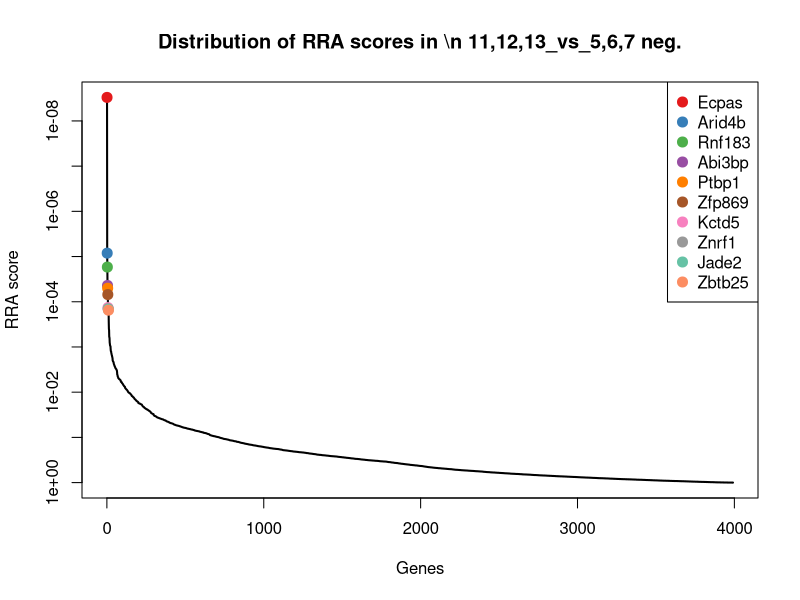
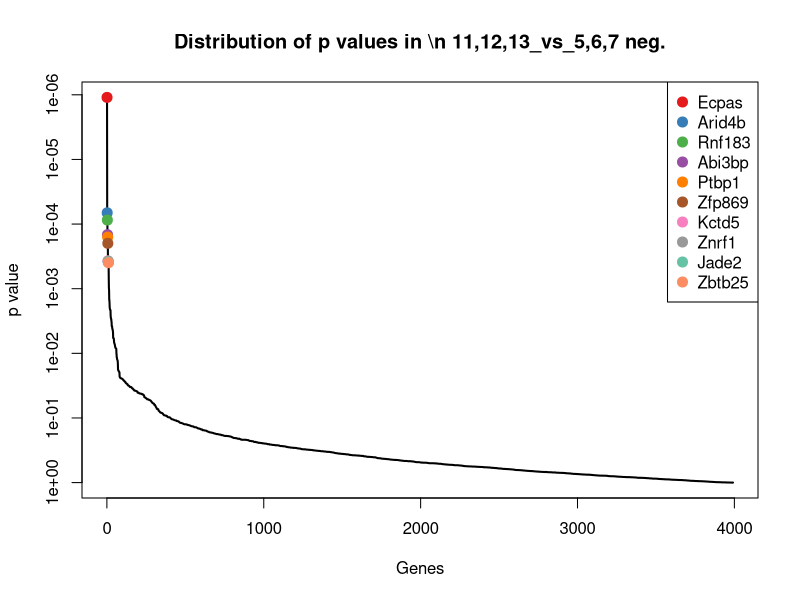
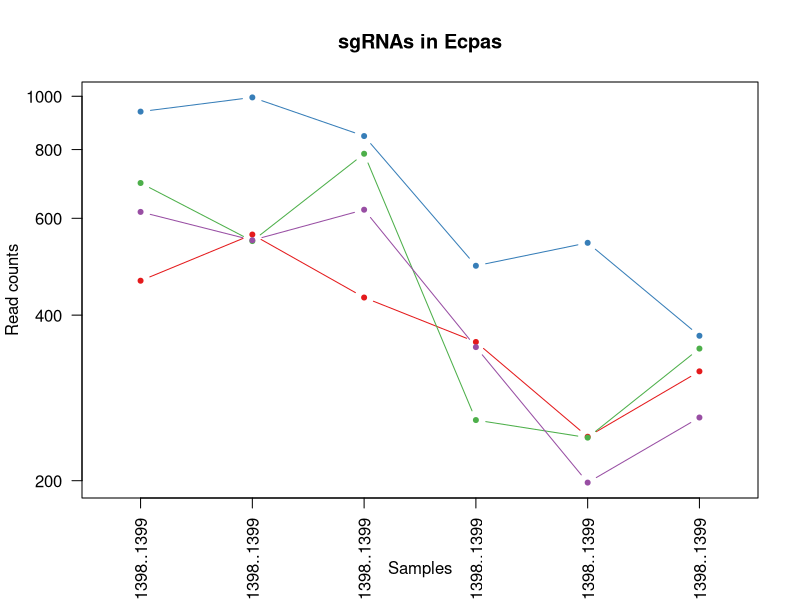
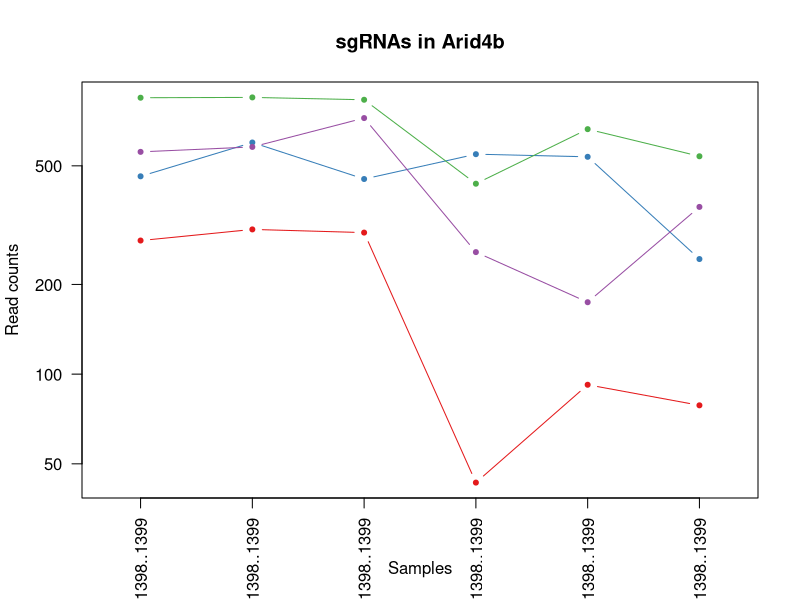
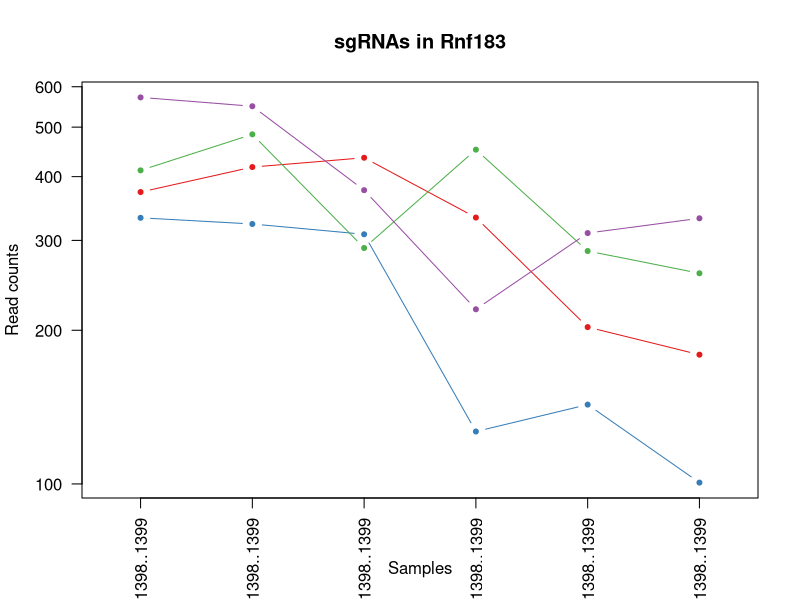
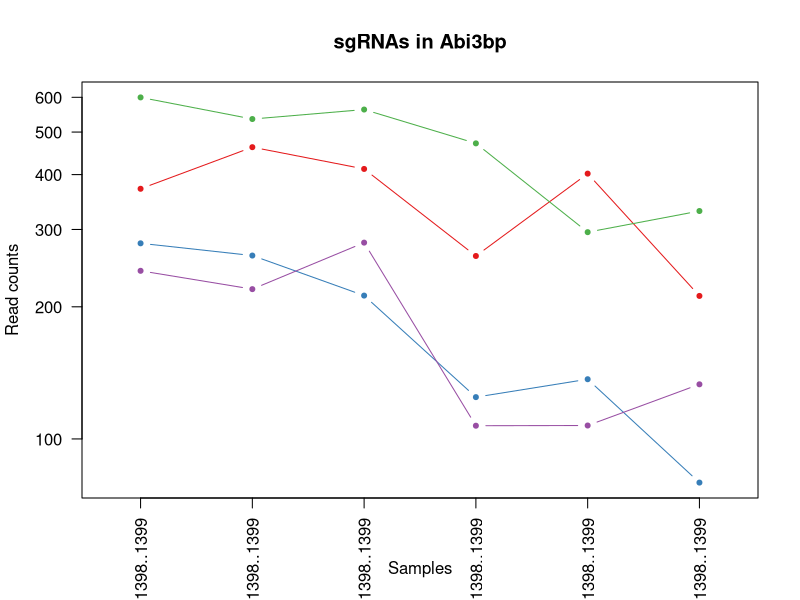
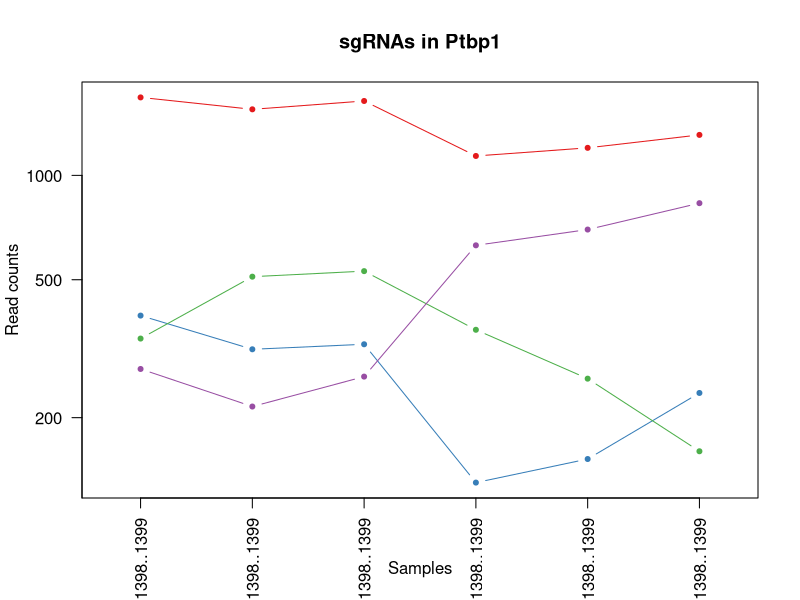
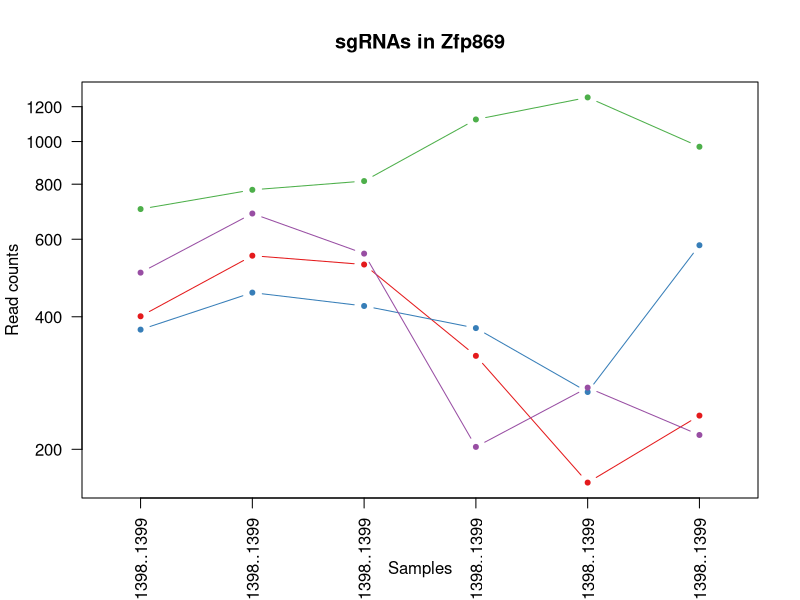

These figures' R source, in order: (Note: this script raises an error after producing the figures.)
pdf(file='invitro.poolC_mCD19.CAR_ET.1.2_v_hEGFRv3.CAR_ET.1.2.pdf',width=4.5,height=4.5);
gstable=read.table('invitro.poolC_mCD19.CAR_ET.1.2_v_hEGFRv3.CAR_ET.1.2.gene_summary.txt',header=T)
# 
#
# parameters
# Do not modify the variables beginning with "__"

# gstablename='__GENE_SUMMARY_FILE__'
startindex=3
# outputfile='__OUTPUT_FILE__'
targetgenelist=c("Ecpas","Arid4b","Rnf183","Abi3bp","Ptbp1","Zfp869","Kctd5","Znrf1","Jade2","Zbtb25")
# samplelabel=sub('.\\w+.\\w+$','',colnames(gstable)[startindex]);
samplelabel='11,12,13_vs_5,6,7 neg.'


# You need to write some codes in front of this code:
# gstable=read.table(gstablename,header=T)
# pdf(file=outputfile,width=6,height=6)


# set up color using RColorBrewer
#library(RColorBrewer)
#colors <- brewer.pal(length(targetgenelist), "Set1")

colors=c( "#E41A1C", "#377EB8", "#4DAF4A", "#984EA3", "#FF7F00",  "#A65628", "#F781BF",
          "#999999", "#66C2A5", "#FC8D62", "#8DA0CB", "#E78AC3", "#A6D854", "#FFD92F", "#E5C494", "#B3B3B3", 
          "#8DD3C7", "#FFFFB3", "#BEBADA", "#FB8072", "#80B1D3", "#FDB462", "#B3DE69", "#FCCDE5",
          "#D9D9D9", "#BC80BD", "#CCEBC5", "#FFED6F")

######
# function definition

plotrankedvalues<-function(val, tglist, ...){
  
  plot(val,log='y',ylim=c(max(val),min(val)),type='l',lwd=2, ...)
  if(length(tglist)>0){
    for(i in 1:length(tglist)){
      targetgene=tglist[i];
      tx=which(names(val)==targetgene);ty=val[targetgene];
      points(tx,ty,col=colors[(i %% length(colors)) ],cex=2,pch=20)
      # text(tx+50,ty,targetgene,col=colors[i])
    }
    legend('topright',tglist,pch=20,pt.cex = 2,cex=1,col=colors)
  }
}



plotrandvalues<-function(val,targetgenelist, ...){
  # choose the one with the best distance distribution
  
  mindiffvalue=0;
  randval=val;
  for(i in 1:20){
    randval0=sample(val)
    vindex=sort(which(names(randval0) %in% targetgenelist))
    if(max(vindex)>0.9*length(val)){
      # print('pass...')
      next;
    }
    mindiffind=min(diff(vindex));
    if (mindiffind > mindiffvalue){
      mindiffvalue=mindiffind;
      randval=randval0;
      # print(paste('Diff: ',mindiffvalue))
    }
  }
  plot(randval,log='y',ylim=c(max(randval),min(randval)),pch=20,col='grey', ...)
  
  if(length(targetgenelist)>0){
    for(i in 1:length(targetgenelist)){
      targetgene=targetgenelist[i];
      tx=which(names(randval)==targetgene);ty=randval[targetgene];
      points(tx,ty,col=colors[(i %% length(colors)) ],cex=2,pch=20)
      text(tx+50,ty,targetgene,col=colors[i])
    }
  }
  
}




# set.seed(1235)



pvec=gstable[,startindex]
names(pvec)=gstable[,'id']
pvec=sort(pvec);

plotrankedvalues(pvec,targetgenelist,xlab='Genes',ylab='RRA score',main=paste('Distribution of RRA scores in \\n',samplelabel))

# plotrandvalues(pvec,targetgenelist,xlab='Genes',ylab='RRA score',main=paste('Distribution of RRA scores in \\n',samplelabel))


pvec=gstable[,startindex+1]
names(pvec)=gstable[,'id']
pvec=sort(pvec);

plotrankedvalues(pvec,targetgenelist,xlab='Genes',ylab='p value',main=paste('Distribution of p values in \\n',samplelabel))

# plotrandvalues(pvec,targetgenelist,xlab='Genes',ylab='p value',main=paste('Distribution of p values in \\n',samplelabel))



# you need to write after this code:
# dev.off()






# parameters
# Do not modify the variables beginning with "__"
targetmat=list(c(460.99603489882475,559.5440715338403,429.5997578796704,356.48023555123723,239.40150858052732,315.1200129741543),c(936.8066871762506,994.2977386248818,845.620213067742,490.83752797784337,540.4399727284292,365.88402722227033),c(694.5441206320668,544.4484580931792,785.1305919869839,256.79579278311013,238.50821936940596,346.72779543052843),c(615.2423452524959,546.461206551934,620.9444776249259,348.895549688445,197.4169156578229,259.5669407781028))
targetgene="Ecpas"
collabel=c("In.vitro_Pool.C..17.24._hEGFRv3.CAR_ET.1.2_rep1_1392..1393..1394..1395..1396..1397..1398..1399","In.vitro_Pool.C..17.24._hEGFRv3.CAR_ET.1.2_rep2_1392..1393..1394..1395..1396..1397..1398..1399","In.vitro_Pool.C..17.24._hEGFRv3.CAR_ET.1.2_rep3_1392..1393..1394..1395..1396..1397..1398..1399","In.vitro_Pool.C..17.24._mCD19.CAR_ET.1.2_rep1_1392..1393..1394..1395..1396..1397..1398..1399","In.vitro_Pool.C..17.24._mCD19.CAR_ET.1.2_rep2_1392..1393..1394..1395..1396..1397..1398..1399","In.vitro_Pool.C..17.24._mCD19.CAR_ET.1.2_rep3_1392..1393..1394..1395..1396..1397..1398..1399")

# set up color using RColorBrewer
#library(RColorBrewer)
#colors <- brewer.pal(length(targetgenelist), "Set1")

colors=c( "#E41A1C", "#377EB8", "#4DAF4A", "#984EA3", "#FF7F00",  "#A65628", "#F781BF",
          "#999999", "#66C2A5", "#FC8D62", "#8DA0CB", "#E78AC3", "#A6D854", "#FFD92F", "#E5C494", "#B3B3B3", 
          "#8DD3C7", "#FFFFB3", "#BEBADA", "#FB8072", "#80B1D3", "#FDB462", "#B3DE69", "#FCCDE5",
          "#D9D9D9", "#BC80BD", "#CCEBC5", "#FFED6F")


## code

targetmatvec=unlist(targetmat)+1
yrange=range(targetmatvec[targetmatvec>0]);
# yrange[1]=1; # set the minimum value to 1
for(i in 1:length(targetmat)){
  vali=targetmat[[i]]+1;
  if(i==1){
    plot(1:length(vali),vali,type='b',las=1,pch=20,main=paste('sgRNAs in',targetgene),ylab='Read counts',xlab='Samples',xlim=c(0.7,length(vali)+0.3),ylim = yrange,col=colors[(i %% length(colors))],xaxt='n',log='y')
    axis(1,at=1:length(vali),labels=(collabel),las=2)
    # lines(0:100,rep(1,101),col='black');
  }else{
    lines(1:length(vali),vali,type='b',pch=20,col=colors[(i %% length(colors))])
  }
}




# parameters
# Do not modify the variables beginning with "__"
targetmat=list(c(279.73483403123396,304.93139150135545,297.51017715230046,42.257535521271286,91.11549953437981,77.5827387565547),c(460.1245868177306,597.786292250182,450.5859529485049,546.0973821210442,535.080237461701,242.32633216553506),c(845.3046386613611,847.3671011357799,832.0409103761432,434.494147282815,662.820594652057,537.3323017583604),c(555.9838757380911,577.6588076626338,722.1720067804804,255.71226623128265,173.2981069575459,363.01059245350905))
targetgene="Arid4b"
collabel=c("In.vitro_Pool.C..17.24._hEGFRv3.CAR_ET.1.2_rep1_1392..1393..1394..1395..1396..1397..1398..1399","In.vitro_Pool.C..17.24._hEGFRv3.CAR_ET.1.2_rep2_1392..1393..1394..1395..1396..1397..1398..1399","In.vitro_Pool.C..17.24._hEGFRv3.CAR_ET.1.2_rep3_1392..1393..1394..1395..1396..1397..1398..1399","In.vitro_Pool.C..17.24._mCD19.CAR_ET.1.2_rep1_1392..1393..1394..1395..1396..1397..1398..1399","In.vitro_Pool.C..17.24._mCD19.CAR_ET.1.2_rep2_1392..1393..1394..1395..1396..1397..1398..1399","In.vitro_Pool.C..17.24._mCD19.CAR_ET.1.2_rep3_1392..1393..1394..1395..1396..1397..1398..1399")

# set up color using RColorBrewer
#library(RColorBrewer)
#colors <- brewer.pal(length(targetgenelist), "Set1")

colors=c( "#E41A1C", "#377EB8", "#4DAF4A", "#984EA3", "#FF7F00",  "#A65628", "#F781BF",
          "#999999", "#66C2A5", "#FC8D62", "#8DA0CB", "#E78AC3", "#A6D854", "#FFD92F", "#E5C494", "#B3B3B3", 
          "#8DD3C7", "#FFFFB3", "#BEBADA", "#FB8072", "#80B1D3", "#FDB462", "#B3DE69", "#FCCDE5",
          "#D9D9D9", "#BC80BD", "#CCEBC5", "#FFED6F")


## code

targetmatvec=unlist(targetmat)+1
yrange=range(targetmatvec[targetmatvec>0]);
# yrange[1]=1; # set the minimum value to 1
for(i in 1:length(targetmat)){
  vali=targetmat[[i]]+1;
  if(i==1){
    plot(1:length(vali),vali,type='b',las=1,pch=20,main=paste('sgRNAs in',targetgene),ylab='Read counts',xlab='Samples',xlim=c(0.7,length(vali)+0.3),ylim = yrange,col=colors[(i %% length(colors))],xaxt='n',log='y')
    axis(1,at=1:length(vali),labels=(collabel),las=2)
    # lines(0:100,rep(1,101),col='black');
  }else{
    lines(1:length(vali),vali,type='b',pch=20,col=colors[(i %% length(colors))])
  }
}




# parameters
# Do not modify the variables beginning with "__"
targetmat=list(c(372.1083306272177,416.638930962248,434.53768613116085,331.55912485920544,201.88336171342976,178.1529556631997),c(331.1502708157909,322.0397534007714,307.3860336552814,125.68908001198638,142.03298456829793,99.61240531705789),c(410.45204619536196,483.05963010115715,288.8688027121922,450.74704556022704,284.9592583477172,257.6513175989286),c(570.7984931166923,548.4739550106889,375.2825471132753,218.8723634691487,309.07806704799424,330.4449984075478))
targetgene="Rnf183"
collabel=c("In.vitro_Pool.C..17.24._hEGFRv3.CAR_ET.1.2_rep1_1392..1393..1394..1395..1396..1397..1398..1399","In.vitro_Pool.C..17.24._hEGFRv3.CAR_ET.1.2_rep2_1392..1393..1394..1395..1396..1397..1398..1399","In.vitro_Pool.C..17.24._hEGFRv3.CAR_ET.1.2_rep3_1392..1393..1394..1395..1396..1397..1398..1399","In.vitro_Pool.C..17.24._mCD19.CAR_ET.1.2_rep1_1392..1393..1394..1395..1396..1397..1398..1399","In.vitro_Pool.C..17.24._mCD19.CAR_ET.1.2_rep2_1392..1393..1394..1395..1396..1397..1398..1399","In.vitro_Pool.C..17.24._mCD19.CAR_ET.1.2_rep3_1392..1393..1394..1395..1396..1397..1398..1399")

# set up color using RColorBrewer
#library(RColorBrewer)
#colors <- brewer.pal(length(targetgenelist), "Set1")

colors=c( "#E41A1C", "#377EB8", "#4DAF4A", "#984EA3", "#FF7F00",  "#A65628", "#F781BF",
          "#999999", "#66C2A5", "#FC8D62", "#8DA0CB", "#E78AC3", "#A6D854", "#FFD92F", "#E5C494", "#B3B3B3", 
          "#8DD3C7", "#FFFFB3", "#BEBADA", "#FB8072", "#80B1D3", "#FDB462", "#B3DE69", "#FCCDE5",
          "#D9D9D9", "#BC80BD", "#CCEBC5", "#FFED6F")


## code

targetmatvec=unlist(targetmat)+1
yrange=range(targetmatvec[targetmatvec>0]);
# yrange[1]=1; # set the minimum value to 1
for(i in 1:length(targetmat)){
  vali=targetmat[[i]]+1;
  if(i==1){
    plot(1:length(vali),vali,type='b',las=1,pch=20,main=paste('sgRNAs in',targetgene),ylab='Read counts',xlab='Samples',xlim=c(0.7,length(vali)+0.3),ylim = yrange,col=colors[(i %% length(colors))],xaxt='n',log='y')
    axis(1,at=1:length(vali),labels=(collabel),las=2)
    # lines(0:100,rep(1,101),col='black');
  }else{
    lines(1:length(vali),vali,type='b',pch=20,col=colors[(i %% length(colors))])
  }
}




# parameters
# Do not modify the variables beginning with "__"
targetmat=list(c(370.36543446502935,460.91939705485413,411.08252693658113,260.0463724385925,401.08685579349543,210.71854970916092),c(277.99193786904556,260.6509254087494,211.09643275121735,123.52202690833144,135.77996009044833,78.5405503461418),c(598.6848317117062,534.3847157994051,561.6893386070403,470.2505234931215,294.7854396700523,329.4871868179607),c(240.51967038199552,218.38320777489812,278.99294620921125,106.18560207909195,106.3014161234431,132.17799936301913))
targetgene="Abi3bp"
collabel=c("In.vitro_Pool.C..17.24._hEGFRv3.CAR_ET.1.2_rep1_1392..1393..1394..1395..1396..1397..1398..1399","In.vitro_Pool.C..17.24._hEGFRv3.CAR_ET.1.2_rep2_1392..1393..1394..1395..1396..1397..1398..1399","In.vitro_Pool.C..17.24._hEGFRv3.CAR_ET.1.2_rep3_1392..1393..1394..1395..1396..1397..1398..1399","In.vitro_Pool.C..17.24._mCD19.CAR_ET.1.2_rep1_1392..1393..1394..1395..1396..1397..1398..1399","In.vitro_Pool.C..17.24._mCD19.CAR_ET.1.2_rep2_1392..1393..1394..1395..1396..1397..1398..1399","In.vitro_Pool.C..17.24._mCD19.CAR_ET.1.2_rep3_1392..1393..1394..1395..1396..1397..1398..1399")

# set up color using RColorBrewer
#library(RColorBrewer)
#colors <- brewer.pal(length(targetgenelist), "Set1")

colors=c( "#E41A1C", "#377EB8", "#4DAF4A", "#984EA3", "#FF7F00",  "#A65628", "#F781BF",
          "#999999", "#66C2A5", "#FC8D62", "#8DA0CB", "#E78AC3", "#A6D854", "#FFD92F", "#E5C494", "#B3B3B3", 
          "#8DD3C7", "#FFFFB3", "#BEBADA", "#FB8072", "#80B1D3", "#FDB462", "#B3DE69", "#FCCDE5",
          "#D9D9D9", "#BC80BD", "#CCEBC5", "#FFED6F")


## code

targetmatvec=unlist(targetmat)+1
yrange=range(targetmatvec[targetmatvec>0]);
# yrange[1]=1; # set the minimum value to 1
for(i in 1:length(targetmat)){
  vali=targetmat[[i]]+1;
  if(i==1){
    plot(1:length(vali),vali,type='b',las=1,pch=20,main=paste('sgRNAs in',targetgene),ylab='Read counts',xlab='Samples',xlim=c(0.7,length(vali)+0.3),ylim = yrange,col=colors[(i %% length(colors))],xaxt='n',log='y')
    axis(1,at=1:length(vali),labels=(collabel),las=2)
    # lines(0:100,rep(1,101),col='black');
  }else{
    lines(1:length(vali),vali,type='b',pch=20,col=colors[(i %% length(colors))])
  }
}




# parameters
# Do not modify the variables beginning with "__"
targetmat=list(c(1677.5375561063095,1549.8163132412126,1638.1576974319617,1136.6193528670149,1199.6874105360007,1307.4128197863847),c(393.02308457347823,313.98875956575216,324.66878253549805,128.9396596674688,150.96587667951164,234.6638394488383),c(337.25040738345024,509.22536006496983,528.3583229094797,357.56376210306473,258.1605820140761,158.9967238714578),c(275.377593625763,214.3577108573885,261.7101973289946,627.3618735081044,696.7655846746691,830.4226481720115))
targetgene="Ptbp1"
collabel=c("In.vitro_Pool.C..17.24._hEGFRv3.CAR_ET.1.2_rep1_1392..1393..1394..1395..1396..1397..1398..1399","In.vitro_Pool.C..17.24._hEGFRv3.CAR_ET.1.2_rep2_1392..1393..1394..1395..1396..1397..1398..1399","In.vitro_Pool.C..17.24._hEGFRv3.CAR_ET.1.2_rep3_1392..1393..1394..1395..1396..1397..1398..1399","In.vitro_Pool.C..17.24._mCD19.CAR_ET.1.2_rep1_1392..1393..1394..1395..1396..1397..1398..1399","In.vitro_Pool.C..17.24._mCD19.CAR_ET.1.2_rep2_1392..1393..1394..1395..1396..1397..1398..1399","In.vitro_Pool.C..17.24._mCD19.CAR_ET.1.2_rep3_1392..1393..1394..1395..1396..1397..1398..1399")

# set up color using RColorBrewer
#library(RColorBrewer)
#colors <- brewer.pal(length(targetgenelist), "Set1")

colors=c( "#E41A1C", "#377EB8", "#4DAF4A", "#984EA3", "#FF7F00",  "#A65628", "#F781BF",
          "#999999", "#66C2A5", "#FC8D62", "#8DA0CB", "#E78AC3", "#A6D854", "#FFD92F", "#E5C494", "#B3B3B3", 
          "#8DD3C7", "#FFFFB3", "#BEBADA", "#FB8072", "#80B1D3", "#FDB462", "#B3DE69", "#FCCDE5",
          "#D9D9D9", "#BC80BD", "#CCEBC5", "#FFED6F")


## code

targetmatvec=unlist(targetmat)+1
yrange=range(targetmatvec[targetmatvec>0]);
# yrange[1]=1; # set the minimum value to 1
for(i in 1:length(targetmat)){
  vali=targetmat[[i]]+1;
  if(i==1){
    plot(1:length(vali),vali,type='b',las=1,pch=20,main=paste('sgRNAs in',targetgene),ylab='Read counts',xlab='Samples',xlim=c(0.7,length(vali)+0.3),ylim = yrange,col=colors[(i %% length(colors))],xaxt='n',log='y')
    axis(1,at=1:length(vali),labels=(collabel),las=2)
    # lines(0:100,rep(1,101),col='black');
  }else{
    lines(1:length(vali),vali,type='b',pch=20,col=colors[(i %% length(colors))])
  }
}




# parameters
# Do not modify the variables beginning with "__"
targetmat=list(c(399.9946692222317,549.4803292400662,524.6548767208618,325.05796554824065,167.0450824796963,237.5372742175996),c(372.9797787083119,452.8684032198348,422.1928655024347,375.98371348413167,268.88005254753256,580.4338232897796),c(701.5157052808203,775.9145308499836,812.2891973701813,1121.4499811414303,1258.6444984700113,972.1787634309015),c(502.82554279134575,685.3408502060167,555.5169282926772,201.5359386399092,275.13307702538214,214.5497960675093))
targetgene="Zfp869"
collabel=c("In.vitro_Pool.C..17.24._hEGFRv3.CAR_ET.1.2_rep1_1392..1393..1394..1395..1396..1397..1398..1399","In.vitro_Pool.C..17.24._hEGFRv3.CAR_ET.1.2_rep2_1392..1393..1394..1395..1396..1397..1398..1399","In.vitro_Pool.C..17.24._hEGFRv3.CAR_ET.1.2_rep3_1392..1393..1394..1395..1396..1397..1398..1399","In.vitro_Pool.C..17.24._mCD19.CAR_ET.1.2_rep1_1392..1393..1394..1395..1396..1397..1398..1399","In.vitro_Pool.C..17.24._mCD19.CAR_ET.1.2_rep2_1392..1393..1394..1395..1396..1397..1398..1399","In.vitro_Pool.C..17.24._mCD19.CAR_ET.1.2_rep3_1392..1393..1394..1395..1396..1397..1398..1399")

# set up color using RColorBrewer
#library(RColorBrewer)
#colors <- brewer.pal(length(targetgenelist), "Set1")

colors=c( "#E41A1C", "#377EB8", "#4DAF4A", "#984EA3", "#FF7F00",  "#A65628", "#F781BF",
          "#999999", "#66C2A5", "#FC8D62", "#8DA0CB", "#E78AC3", "#A6D854", "#FFD92F", "#E5C494", "#B3B3B3", 
          "#8DD3C7", "#FFFFB3", "#BEBADA", "#FB8072", "#80B1D3", "#FDB462", "#B3DE69", "#FCCDE5",
          "#D9D9D9", "#BC80BD", "#CCEBC5", "#FFED6F")


## code

targetmatvec=unlist(targetmat)+1
yrange=range(targetmatvec[targetmatvec>0]);
# yrange[1]=1; # set the minimum value to 1
for(i in 1:length(targetmat)){
  vali=targetmat[[i]]+1;
  if(i==1){
    plot(1:length(vali),vali,type='b',las=1,pch=20,main=paste('sgRNAs in',targetgene),ylab='Read counts',xlab='Samples',xlim=c(0.7,length(vali)+0.3),ylim = yrange,col=colors[(i %% length(colors))],xaxt='n',log='y')
    axis(1,at=1:length(vali),labels=(collabel),las=2)
    # lines(0:100,rep(1,101),col='black');
  }else{
    lines(1:length(vali),vali,type='b',pch=20,col=colors[(i %% length(colors))])
  }
}




# parameters
# Do not modify the variables beginning with "__"
targetmat=list(c(734.6307323623994,879.571076475857,756.7375045409136,802.8931749041544,1642.7588592522006,1797.8123536549774),c(862.7336002832449,728.6149420692453,827.1029821246527,937.2504673307606,1894.6664167884271,847.6632567845792),c(954.2356487981344,905.7368064396696,1211.0269036780364,883.0741397393871,2034.0195337233608,1688.6218324420488),c(1284.5144715328313,1211.6745721704026,1431.9991929322346,737.8815817945062,485.9493308500256,412.816795112038))
targetgene="Kctd5"
collabel=c("In.vitro_Pool.C..17.24._hEGFRv3.CAR_ET.1.2_rep1_1392..1393..1394..1395..1396..1397..1398..1399","In.vitro_Pool.C..17.24._hEGFRv3.CAR_ET.1.2_rep2_1392..1393..1394..1395..1396..1397..1398..1399","In.vitro_Pool.C..17.24._hEGFRv3.CAR_ET.1.2_rep3_1392..1393..1394..1395..1396..1397..1398..1399","In.vitro_Pool.C..17.24._mCD19.CAR_ET.1.2_rep1_1392..1393..1394..1395..1396..1397..1398..1399","In.vitro_Pool.C..17.24._mCD19.CAR_ET.1.2_rep2_1392..1393..1394..1395..1396..1397..1398..1399","In.vitro_Pool.C..17.24._mCD19.CAR_ET.1.2_rep3_1392..1393..1394..1395..1396..1397..1398..1399")

# set up color using RColorBrewer
#library(RColorBrewer)
#colors <- brewer.pal(length(targetgenelist), "Set1")

colors=c( "#E41A1C", "#377EB8", "#4DAF4A", "#984EA3", "#FF7F00",  "#A65628", "#F781BF",
          "#999999", "#66C2A5", "#FC8D62", "#8DA0CB", "#E78AC3", "#A6D854", "#FFD92F", "#E5C494", "#B3B3B3", 
          "#8DD3C7", "#FFFFB3", "#BEBADA", "#FB8072", "#80B1D3", "#FDB462", "#B3DE69", "#FCCDE5",
          "#D9D9D9", "#BC80BD", "#CCEBC5", "#FFED6F")


## code

targetmatvec=unlist(targetmat)+1
yrange=range(targetmatvec[targetmatvec>0]);
# yrange[1]=1; # set the minimum value to 1
for(i in 1:length(targetmat)){
  vali=targetmat[[i]]+1;
  if(i==1){
    plot(1:length(vali),vali,type='b',las=1,pch=20,main=paste('sgRNAs in',targetgene),ylab='Read counts',xlab='Samples',xlim=c(0.7,length(vali)+0.3),ylim = yrange,col=colors[(i %% length(colors))],xaxt='n',log='y')
    axis(1,at=1:length(vali),labels=(collabel),las=2)
    # lines(0:100,rep(1,101),col='black');
  }else{
    lines(1:length(vali),vali,type='b',pch=20,col=colors[(i %% length(colors))])
  }
}




# parameters
# Do not modify the variables beginning with "__"
targetmat=list(c(515.8972640077585,418.6516794210029,522.1859125951166,265.4640051977299,192.95046960221606,110.14833280251594),c(467.96761954757824,537.4038384875373,528.3583229094797,352.1461293439274,560.0923353730993,330.4449984075478),c(333.7646150590735,306.94413996011025,328.37222872411587,85.59859759437003,114.34101902353544,168.57483976732874),c(370.36543446502935,424.68992479726734,457.9928453257406,442.0788331456073,870.9569808433364,560.3197799084506))
targetgene="Znrf1"
collabel=c("In.vitro_Pool.C..17.24._hEGFRv3.CAR_ET.1.2_rep1_1392..1393..1394..1395..1396..1397..1398..1399","In.vitro_Pool.C..17.24._hEGFRv3.CAR_ET.1.2_rep2_1392..1393..1394..1395..1396..1397..1398..1399","In.vitro_Pool.C..17.24._hEGFRv3.CAR_ET.1.2_rep3_1392..1393..1394..1395..1396..1397..1398..1399","In.vitro_Pool.C..17.24._mCD19.CAR_ET.1.2_rep1_1392..1393..1394..1395..1396..1397..1398..1399","In.vitro_Pool.C..17.24._mCD19.CAR_ET.1.2_rep2_1392..1393..1394..1395..1396..1397..1398..1399","In.vitro_Pool.C..17.24._mCD19.CAR_ET.1.2_rep3_1392..1393..1394..1395..1396..1397..1398..1399")

# set up color using RColorBrewer
#library(RColorBrewer)
#colors <- brewer.pal(length(targetgenelist), "Set1")

colors=c( "#E41A1C", "#377EB8", "#4DAF4A", "#984EA3", "#FF7F00",  "#A65628", "#F781BF",
          "#999999", "#66C2A5", "#FC8D62", "#8DA0CB", "#E78AC3", "#A6D854", "#FFD92F", "#E5C494", "#B3B3B3", 
          "#8DD3C7", "#FFFFB3", "#BEBADA", "#FB8072", "#80B1D3", "#FDB462", "#B3DE69", "#FCCDE5",
          "#D9D9D9", "#BC80BD", "#CCEBC5", "#FFED6F")


## code

targetmatvec=unlist(targetmat)+1
yrange=range(targetmatvec[targetmatvec>0]);
# yrange[1]=1; # set the minimum value to 1
for(i in 1:length(targetmat)){
  vali=targetmat[[i]]+1;
  if(i==1){
    plot(1:length(vali),vali,type='b',las=1,pch=20,main=paste('sgRNAs in',targetgene),ylab='Read counts',xlab='Samples',xlim=c(0.7,length(vali)+0.3),ylim = yrange,col=colors[(i %% length(colors))],xaxt='n',log='y')
    axis(1,at=1:length(vali),labels=(collabel),las=2)
    # lines(0:100,rep(1,101),col='black');
  }else{
    lines(1:length(vali),vali,type='b',pch=20,col=colors[(i %% length(colors))])
  }
}




# parameters
# Do not modify the variables beginning with "__"
targetmat=list(c(269.27745705810366,242.53618927995598,229.61366369430658,173.36424829239502,50.917485033918126,167.61702817774164),c(223.962156841206,371.3520906402646,304.91706952953615,127.85613311564133,100.04839164559351,185.81544837989645),c(279.73483403123396,170.07724476478242,262.9446793918672,115.93734104553917,68.78326925634553,156.1232891026965),c(289.32076292326997,235.49156967431412,143.19991929322347,164.69603587777527,84.8624750565302,75.66711557738051))
targetgene="Jade2"
collabel=c("In.vitro_Pool.C..17.24._hEGFRv3.CAR_ET.1.2_rep1_1392..1393..1394..1395..1396..1397..1398..1399","In.vitro_Pool.C..17.24._hEGFRv3.CAR_ET.1.2_rep2_1392..1393..1394..1395..1396..1397..1398..1399","In.vitro_Pool.C..17.24._hEGFRv3.CAR_ET.1.2_rep3_1392..1393..1394..1395..1396..1397..1398..1399","In.vitro_Pool.C..17.24._mCD19.CAR_ET.1.2_rep1_1392..1393..1394..1395..1396..1397..1398..1399","In.vitro_Pool.C..17.24._mCD19.CAR_ET.1.2_rep2_1392..1393..1394..1395..1396..1397..1398..1399","In.vitro_Pool.C..17.24._mCD19.CAR_ET.1.2_rep3_1392..1393..1394..1395..1396..1397..1398..1399")

# set up color using RColorBrewer
#library(RColorBrewer)
#colors <- brewer.pal(length(targetgenelist), "Set1")

colors=c( "#E41A1C", "#377EB8", "#4DAF4A", "#984EA3", "#FF7F00",  "#A65628", "#F781BF",
          "#999999", "#66C2A5", "#FC8D62", "#8DA0CB", "#E78AC3", "#A6D854", "#FFD92F", "#E5C494", "#B3B3B3", 
          "#8DD3C7", "#FFFFB3", "#BEBADA", "#FB8072", "#80B1D3", "#FDB462", "#B3DE69", "#FCCDE5",
          "#D9D9D9", "#BC80BD", "#CCEBC5", "#FFED6F")


## code

targetmatvec=unlist(targetmat)+1
yrange=range(targetmatvec[targetmatvec>0]);
# yrange[1]=1; # set the minimum value to 1
for(i in 1:length(targetmat)){
  vali=targetmat[[i]]+1;
  if(i==1){
    plot(1:length(vali),vali,type='b',las=1,pch=20,main=paste('sgRNAs in',targetgene),ylab='Read counts',xlab='Samples',xlim=c(0.7,length(vali)+0.3),ylim = yrange,col=colors[(i %% length(colors))],xaxt='n',log='y')
    axis(1,at=1:length(vali),labels=(collabel),las=2)
    # lines(0:100,rep(1,101),col='black');
  }else{
    lines(1:length(vali),vali,type='b',pch=20,col=colors[(i %% length(colors))])
  }
}




# parameters
# Do not modify the variables beginning with "__"
targetmat=list(c(291.06365908545837,267.69554501439126,303.68258746666356,487.58694832236097,521.6808992948804,227.00134673214154),c(473.1963080341434,588.7289241857852,312.32396190677184,349.97907624027243,219.74914593585717,250.94663647181892),c(462.73893106101315,586.7161757270304,576.5031233615117,370.5660807249943,298.3585965145378,336.1918679450704),c(449.66720984460034,447.83653207294776,438.2411323197787,217.78883691732122,399.30027737125266,254.7778828301673))
targetgene="Zbtb25"
collabel=c("In.vitro_Pool.C..17.24._hEGFRv3.CAR_ET.1.2_rep1_1392..1393..1394..1395..1396..1397..1398..1399","In.vitro_Pool.C..17.24._hEGFRv3.CAR_ET.1.2_rep2_1392..1393..1394..1395..1396..1397..1398..1399","In.vitro_Pool.C..17.24._hEGFRv3.CAR_ET.1.2_rep3_1392..1393..1394..1395..1396..1397..1398..1399","In.vitro_Pool.C..17.24._mCD19.CAR_ET.1.2_rep1_1392..1393..1394..1395..1396..1397..1398..1399","In.vitro_Pool.C..17.24._mCD19.CAR_ET.1.2_rep2_1392..1393..1394..1395..1396..1397..1398..1399","In.vitro_Pool.C..17.24._mCD19.CAR_ET.1.2_rep3_1392..1393..1394..1395..1396..1397..1398..1399")

# set up color using RColorBrewer
#library(RColorBrewer)
#colors <- brewer.pal(length(targetgenelist), "Set1")

colors=c( "#E41A1C", "#377EB8", "#4DAF4A", "#984EA3", "#FF7F00",  "#A65628", "#F781BF",
          "#999999", "#66C2A5", "#FC8D62", "#8DA0CB", "#E78AC3", "#A6D854", "#FFD92F", "#E5C494", "#B3B3B3", 
          "#8DD3C7", "#FFFFB3", "#BEBADA", "#FB8072", "#80B1D3", "#FDB462", "#B3DE69", "#FCCDE5",
          "#D9D9D9", "#BC80BD", "#CCEBC5", "#FFED6F")


## code

targetmatvec=unlist(targetmat)+1
yrange=range(targetmatvec[targetmatvec>0]);
# yrange[1]=1; # set the minimum value to 1
for(i in 1:length(targetmat)){
  vali=targetmat[[i]]+1;
  if(i==1){
    plot(1:length(vali),vali,type='b',las=1,pch=20,main=paste('sgRNAs in',targetgene),ylab='Read counts',xlab='Samples',xlim=c(0.7,length(vali)+0.3),ylim = yrange,col=colors[(i %% length(colors))],xaxt='n',log='y')
    axis(1,at=1:length(vali),labels=(collabel),las=2)
    # lines(0:100,rep(1,101),col='black');
  }else{
    lines(1:length(vali),vali,type='b',pch=20,col=colors[(i %% length(colors))])
  }
}



# 
#
# parameters
# Do not modify the variables beginning with "__"

# gstablename='__GENE_SUMMARY_FILE__'
startindex=9
# outputfile='__OUTPUT_FILE__'
targetgenelist=c("Ddx6","Ints13","Irf2","Rlim","Gatad2b","Zfp341","Hexim1","Rcor2","Fam234b","Grk3")
# samplelabel=sub('.\\w+.\\w+$','',colnames(gstable)[startindex]);
samplelabel='11,12,13_vs_5,6,7 pos.'


# You need to write some codes in front of this code:
# gstable=read.table(gstablename,header=T)
# pdf(file=outputfile,width=6,height=6)


# set up color using RColorBrewer
#library(RColorBrewer)
#colors <- brewer.pal(length(targetgenelist), "Set1")

colors=c( "#E41A1C", "#377EB8", "#4DAF4A", "#984EA3", "#FF7F00",  "#A65628", "#F781BF",
          "#999999", "#66C2A5", "#FC8D62", "#8DA0CB", "#E78AC3", "#A6D854", "#FFD92F", "#E5C494", "#B3B3B3", 
          "#8DD3C7", "#FFFFB3", "#BEBADA", "#FB8072", "#80B1D3", "#FDB462", "#B3DE69", "#FCCDE5",
          "#D9D9D9", "#BC80BD", "#CCEBC5", "#FFED6F")

######
# function definition

plotrankedvalues<-function(val, tglist, ...){
  
  plot(val,log='y',ylim=c(max(val),min(val)),type='l',lwd=2, ...)
  if(length(tglist)>0){
    for(i in 1:length(tglist)){
      targetgene=tglist[i];
      tx=which(names(val)==targetgene);ty=val[targetgene];
      points(tx,ty,col=colors[(i %% length(colors)) ],cex=2,pch=20)
      # text(tx+50,ty,targetgene,col=colors[i])
    }
    legend('topright',tglist,pch=20,pt.cex = 2,cex=1,col=colors)
  }
}



plotrandvalues<-function(val,targetgenelist, ...){
  # choose the one with the best distance distribution
  
  mindiffvalue=0;
  randval=val;
  for(i in 1:20){
    randval0=sample(val)
    vindex=sort(which(names(randval0) %in% targetgenelist))
    if(max(vindex)>0.9*length(val)){
      # print('pass...')
      next;
    }
    mindiffind=min(diff(vindex));
    if (mindiffind > mindiffvalue){
      mindiffvalue=mindiffind;
      randval=randval0;
      # print(paste('Diff: ',mindiffvalue))
    }
  }
  plot(randval,log='y',ylim=c(max(randval),min(randval)),pch=20,col='grey', ...)
  
  if(length(targetgenelist)>0){
    for(i in 1:length(targetgenelist)){
      targetgene=targetgenelist[i];
      tx=which(names(randval)==targetgene);ty=randval[targetgene];
      points(tx,ty,col=colors[(i %% length(colors)) ],cex=2,pch=20)
      text(tx+50,ty,targetgene,col=colors[i])
    }
  }
  
}




# set.seed(1235)



pvec=gstable[,startindex]
names(pvec)=gstable[,'id']
pvec=sort(pvec);

plotrankedvalues(pvec,targetgenelist,xlab='Genes',ylab='RRA score',main=paste('Distribution of RRA scores in \\n',samplelabel))

# plotrandvalues(pvec,targetgenelist,xlab='Genes',ylab='RRA score',main=paste('Distribution of RRA scores in \\n',samplelabel))


pvec=gstable[,startindex+1]
names(pvec)=gstable[,'id']
pvec=sort(pvec);

plotrankedvalues(pvec,targetgenelist,xlab='Genes',ylab='p value',main=paste('Distribution of p values in \\n',samplelabel))

# plotrandvalues(pvec,targetgenelist,xlab='Genes',ylab='p value',main=paste('Distribution of p values in \\n',samplelabel))



# you need to write after this code:
# dev.off()






# parameters
# Do not modify the variables beginning with "__"
targetmat=list(c(849.6618790668321,961.0873890554273,1053.0131996303414,10830.931412067379,12958.053296526603,11411.367278340651),c(874.9338734185634,1145.2538730314934,918.4546547772263,10720.411703780977,7868.091371557032,11651.777987327012),c(369.4939863839352,283.7975326844298,460.4618094514858,3784.7582455333486,6909.592048023802,5427.918278190068))
targetgene="Ddx6"
collabel=c("In.vitro_Pool.C..17.24._hEGFRv3.CAR_ET.1.2_rep1_1392..1393..1394..1395..1396..1397..1398..1399","In.vitro_Pool.C..17.24._hEGFRv3.CAR_ET.1.2_rep2_1392..1393..1394..1395..1396..1397..1398..1399","In.vitro_Pool.C..17.24._hEGFRv3.CAR_ET.1.2_rep3_1392..1393..1394..1395..1396..1397..1398..1399","In.vitro_Pool.C..17.24._mCD19.CAR_ET.1.2_rep1_1392..1393..1394..1395..1396..1397..1398..1399","In.vitro_Pool.C..17.24._mCD19.CAR_ET.1.2_rep2_1392..1393..1394..1395..1396..1397..1398..1399","In.vitro_Pool.C..17.24._mCD19.CAR_ET.1.2_rep3_1392..1393..1394..1395..1396..1397..1398..1399")

# set up color using RColorBrewer
#library(RColorBrewer)
#colors <- brewer.pal(length(targetgenelist), "Set1")

colors=c( "#E41A1C", "#377EB8", "#4DAF4A", "#984EA3", "#FF7F00",  "#A65628", "#F781BF",
          "#999999", "#66C2A5", "#FC8D62", "#8DA0CB", "#E78AC3", "#A6D854", "#FFD92F", "#E5C494", "#B3B3B3", 
          "#8DD3C7", "#FFFFB3", "#BEBADA", "#FB8072", "#80B1D3", "#FDB462", "#B3DE69", "#FCCDE5",
          "#D9D9D9", "#BC80BD", "#CCEBC5", "#FFED6F")


## code

targetmatvec=unlist(targetmat)+1
yrange=range(targetmatvec[targetmatvec>0]);
# yrange[1]=1; # set the minimum value to 1
for(i in 1:length(targetmat)){
  vali=targetmat[[i]]+1;
  if(i==1){
    plot(1:length(vali),vali,type='b',las=1,pch=20,main=paste('sgRNAs in',targetgene),ylab='Read counts',xlab='Samples',xlim=c(0.7,length(vali)+0.3),ylim = yrange,col=colors[(i %% length(colors))],xaxt='n',log='y')
    axis(1,at=1:length(vali),labels=(collabel),las=2)
    # lines(0:100,rep(1,101),col='black');
  }else{
    lines(1:length(vali),vali,type='b',pch=20,col=colors[(i %% length(colors))])
  }
}




# parameters
# Do not modify the variables beginning with "__"
targetmat=list(c(756.416934389754,833.277861924496,872.7788184509395,4407.786012834144,4012.6551363571966,4144.45074814336),c(903.6916600946716,852.3989722826669,1006.1028812411821,3108.637677193008,2913.0161174667896,2853.3207253799565),c(423.5237674117747,488.0915012480442,475.2755942059572,1316.4847604703746,1448.9151004388632,1778.6561218632355),c(849.6618790668321,719.5575740048487,801.1788588043279,2352.336144017435,1642.7588592522006,3202.921955579246))
targetgene="Ints13"
collabel=c("In.vitro_Pool.C..17.24._hEGFRv3.CAR_ET.1.2_rep1_1392..1393..1394..1395..1396..1397..1398..1399","In.vitro_Pool.C..17.24._hEGFRv3.CAR_ET.1.2_rep2_1392..1393..1394..1395..1396..1397..1398..1399","In.vitro_Pool.C..17.24._hEGFRv3.CAR_ET.1.2_rep3_1392..1393..1394..1395..1396..1397..1398..1399","In.vitro_Pool.C..17.24._mCD19.CAR_ET.1.2_rep1_1392..1393..1394..1395..1396..1397..1398..1399","In.vitro_Pool.C..17.24._mCD19.CAR_ET.1.2_rep2_1392..1393..1394..1395..1396..1397..1398..1399","In.vitro_Pool.C..17.24._mCD19.CAR_ET.1.2_rep3_1392..1393..1394..1395..1396..1397..1398..1399")

# set up color using RColorBrewer
#library(RColorBrewer)
#colors <- brewer.pal(length(targetgenelist), "Set1")

colors=c( "#E41A1C", "#377EB8", "#4DAF4A", "#984EA3", "#FF7F00",  "#A65628", "#F781BF",
          "#999999", "#66C2A5", "#FC8D62", "#8DA0CB", "#E78AC3", "#A6D854", "#FFD92F", "#E5C494", "#B3B3B3", 
          "#8DD3C7", "#FFFFB3", "#BEBADA", "#FB8072", "#80B1D3", "#FDB462", "#B3DE69", "#FCCDE5",
          "#D9D9D9", "#BC80BD", "#CCEBC5", "#FFED6F")


## code

targetmatvec=unlist(targetmat)+1
yrange=range(targetmatvec[targetmatvec>0]);
# yrange[1]=1; # set the minimum value to 1
for(i in 1:length(targetmat)){
  vali=targetmat[[i]]+1;
  if(i==1){
    plot(1:length(vali),vali,type='b',las=1,pch=20,main=paste('sgRNAs in',targetgene),ylab='Read counts',xlab='Samples',xlim=c(0.7,length(vali)+0.3),ylim = yrange,col=colors[(i %% length(colors))],xaxt='n',log='y')
    axis(1,at=1:length(vali),labels=(collabel),las=2)
    # lines(0:100,rep(1,101),col='black');
  }else{
    lines(1:length(vali),vali,type='b',pch=20,col=colors[(i %% length(colors))])
  }
}




# parameters
# Do not modify the variables beginning with "__"
targetmat=list(c(276.24904170685716,286.8166553725621,253.0688228888863,847.3177635290806,668.1803299187852,830.4226481720115),c(310.23551686953044,415.6325567328706,371.57910092465744,1122.5335076932577,1167.5289989356313,1013.3646617831466),c(172.54672005664898,321.033379171394,251.8343408260137,730.296895931714,933.4872256218323,1342.8518486011073),c(247.49125503074902,285.8102811431846,308.620515718154,1463.8443715189103,1678.4904276970553,920.4569375931984))
targetgene="Irf2"
collabel=c("In.vitro_Pool.C..17.24._hEGFRv3.CAR_ET.1.2_rep1_1392..1393..1394..1395..1396..1397..1398..1399","In.vitro_Pool.C..17.24._hEGFRv3.CAR_ET.1.2_rep2_1392..1393..1394..1395..1396..1397..1398..1399","In.vitro_Pool.C..17.24._hEGFRv3.CAR_ET.1.2_rep3_1392..1393..1394..1395..1396..1397..1398..1399","In.vitro_Pool.C..17.24._mCD19.CAR_ET.1.2_rep1_1392..1393..1394..1395..1396..1397..1398..1399","In.vitro_Pool.C..17.24._mCD19.CAR_ET.1.2_rep2_1392..1393..1394..1395..1396..1397..1398..1399","In.vitro_Pool.C..17.24._mCD19.CAR_ET.1.2_rep3_1392..1393..1394..1395..1396..1397..1398..1399")

# set up color using RColorBrewer
#library(RColorBrewer)
#colors <- brewer.pal(length(targetgenelist), "Set1")

colors=c( "#E41A1C", "#377EB8", "#4DAF4A", "#984EA3", "#FF7F00",  "#A65628", "#F781BF",
          "#999999", "#66C2A5", "#FC8D62", "#8DA0CB", "#E78AC3", "#A6D854", "#FFD92F", "#E5C494", "#B3B3B3", 
          "#8DD3C7", "#FFFFB3", "#BEBADA", "#FB8072", "#80B1D3", "#FDB462", "#B3DE69", "#FCCDE5",
          "#D9D9D9", "#BC80BD", "#CCEBC5", "#FFED6F")


## code

targetmatvec=unlist(targetmat)+1
yrange=range(targetmatvec[targetmatvec>0]);
# yrange[1]=1; # set the minimum value to 1
for(i in 1:length(targetmat)){
  vali=targetmat[[i]]+1;
  if(i==1){
    plot(1:length(vali),vali,type='b',las=1,pch=20,main=paste('sgRNAs in',targetgene),ylab='Read counts',xlab='Samples',xlim=c(0.7,length(vali)+0.3),ylim = yrange,col=colors[(i %% length(colors))],xaxt='n',log='y')
    axis(1,at=1:length(vali),labels=(collabel),las=2)
    # lines(0:100,rep(1,101),col='black');
  }else{
    lines(1:length(vali),vali,type='b',pch=20,col=colors[(i %% length(colors))])
  }
}




# parameters
# Do not modify the variables beginning with "__"
targetmat=list(c(1606.078813456586,1486.4147367904357,1433.2336749951073,4646.161854236187,6107.418336436811,5125.249815880546),c(1277.5428868840777,1090.9096646451133,1111.0338565853544,3045.793137187015,3030.0370041236893,3526.662272859684),c(143.7889333805408,150.9561344066116,96.28960090406406,119.18792070102157,427.8855321271365,216.4654192466835),c(1194.75531918013,1406.91117266962,1282.6268633246482,6284.454000599319,5660.773730876125,7298.524312653664))
targetgene="Rlim"
collabel=c("In.vitro_Pool.C..17.24._hEGFRv3.CAR_ET.1.2_rep1_1392..1393..1394..1395..1396..1397..1398..1399","In.vitro_Pool.C..17.24._hEGFRv3.CAR_ET.1.2_rep2_1392..1393..1394..1395..1396..1397..1398..1399","In.vitro_Pool.C..17.24._hEGFRv3.CAR_ET.1.2_rep3_1392..1393..1394..1395..1396..1397..1398..1399","In.vitro_Pool.C..17.24._mCD19.CAR_ET.1.2_rep1_1392..1393..1394..1395..1396..1397..1398..1399","In.vitro_Pool.C..17.24._mCD19.CAR_ET.1.2_rep2_1392..1393..1394..1395..1396..1397..1398..1399","In.vitro_Pool.C..17.24._mCD19.CAR_ET.1.2_rep3_1392..1393..1394..1395..1396..1397..1398..1399")

# set up color using RColorBrewer
#library(RColorBrewer)
#colors <- brewer.pal(length(targetgenelist), "Set1")

colors=c( "#E41A1C", "#377EB8", "#4DAF4A", "#984EA3", "#FF7F00",  "#A65628", "#F781BF",
          "#999999", "#66C2A5", "#FC8D62", "#8DA0CB", "#E78AC3", "#A6D854", "#FFD92F", "#E5C494", "#B3B3B3", 
          "#8DD3C7", "#FFFFB3", "#BEBADA", "#FB8072", "#80B1D3", "#FDB462", "#B3DE69", "#FCCDE5",
          "#D9D9D9", "#BC80BD", "#CCEBC5", "#FFED6F")


## code

targetmatvec=unlist(targetmat)+1
yrange=range(targetmatvec[targetmatvec>0]);
# yrange[1]=1; # set the minimum value to 1
for(i in 1:length(targetmat)){
  vali=targetmat[[i]]+1;
  if(i==1){
    plot(1:length(vali),vali,type='b',las=1,pch=20,main=paste('sgRNAs in',targetgene),ylab='Read counts',xlab='Samples',xlim=c(0.7,length(vali)+0.3),ylim = yrange,col=colors[(i %% length(colors))],xaxt='n',log='y')
    axis(1,at=1:length(vali),labels=(collabel),las=2)
    # lines(0:100,rep(1,101),col='black');
  }else{
    lines(1:length(vali),vali,type='b',pch=20,col=colors[(i %% length(colors))])
  }
}




# parameters
# Do not modify the variables beginning with "__"
targetmat=list(c(583.8702143331051,628.9838933608817,655.5099753853591,988.1762152666515,1343.5069735265413,1823.673266573829),c(599.5562797928004,757.7997947211903,567.8617489214034,2887.598260620204,2484.237296128532,2769.033305496292),c(386.9229480058189,523.3145992762536,460.4618094514858,1565.6958673906925,1991.141651589535,2024.813700387119),c(442.69562519584684,443.8110351554381,465.39973770297627,1385.8304597873325,1445.3419435943777,1528.6672969810038))
targetgene="Gatad2b"
collabel=c("In.vitro_Pool.C..17.24._hEGFRv3.CAR_ET.1.2_rep1_1392..1393..1394..1395..1396..1397..1398..1399","In.vitro_Pool.C..17.24._hEGFRv3.CAR_ET.1.2_rep2_1392..1393..1394..1395..1396..1397..1398..1399","In.vitro_Pool.C..17.24._hEGFRv3.CAR_ET.1.2_rep3_1392..1393..1394..1395..1396..1397..1398..1399","In.vitro_Pool.C..17.24._mCD19.CAR_ET.1.2_rep1_1392..1393..1394..1395..1396..1397..1398..1399","In.vitro_Pool.C..17.24._mCD19.CAR_ET.1.2_rep2_1392..1393..1394..1395..1396..1397..1398..1399","In.vitro_Pool.C..17.24._mCD19.CAR_ET.1.2_rep3_1392..1393..1394..1395..1396..1397..1398..1399")

# set up color using RColorBrewer
#library(RColorBrewer)
#colors <- brewer.pal(length(targetgenelist), "Set1")

colors=c( "#E41A1C", "#377EB8", "#4DAF4A", "#984EA3", "#FF7F00",  "#A65628", "#F781BF",
          "#999999", "#66C2A5", "#FC8D62", "#8DA0CB", "#E78AC3", "#A6D854", "#FFD92F", "#E5C494", "#B3B3B3", 
          "#8DD3C7", "#FFFFB3", "#BEBADA", "#FB8072", "#80B1D3", "#FDB462", "#B3DE69", "#FCCDE5",
          "#D9D9D9", "#BC80BD", "#CCEBC5", "#FFED6F")


## code

targetmatvec=unlist(targetmat)+1
yrange=range(targetmatvec[targetmatvec>0]);
# yrange[1]=1; # set the minimum value to 1
for(i in 1:length(targetmat)){
  vali=targetmat[[i]]+1;
  if(i==1){
    plot(1:length(vali),vali,type='b',las=1,pch=20,main=paste('sgRNAs in',targetgene),ylab='Read counts',xlab='Samples',xlim=c(0.7,length(vali)+0.3),ylim = yrange,col=colors[(i %% length(colors))],xaxt='n',log='y')
    axis(1,at=1:length(vali),labels=(collabel),las=2)
    # lines(0:100,rep(1,101),col='black');
  }else{
    lines(1:length(vali),vali,type='b',pch=20,col=colors[(i %% length(colors))])
  }
}




# parameters
# Do not modify the variables beginning with "__"
targetmat=list(c(352.06502476205145,387.45407831030315,334.544639038479,2473.691117822111,2723.638804709059,2073.662091456061),c(579.5129739276341,565.5823169101049,738.2202735978244,1490.932535314597,1716.008574564153,1827.5045129321775),c(684.9581917400308,828.245990777609,830.8064283132707,1424.8374156531215,1383.704988027003,1810.2639043196098),c(587.3560066574819,657.1623717834492,695.0134013972829,1541.858283250488,1305.988826659444,915.6678796452629))
targetgene="Zfp341"
collabel=c("In.vitro_Pool.C..17.24._hEGFRv3.CAR_ET.1.2_rep1_1392..1393..1394..1395..1396..1397..1398..1399","In.vitro_Pool.C..17.24._hEGFRv3.CAR_ET.1.2_rep2_1392..1393..1394..1395..1396..1397..1398..1399","In.vitro_Pool.C..17.24._hEGFRv3.CAR_ET.1.2_rep3_1392..1393..1394..1395..1396..1397..1398..1399","In.vitro_Pool.C..17.24._mCD19.CAR_ET.1.2_rep1_1392..1393..1394..1395..1396..1397..1398..1399","In.vitro_Pool.C..17.24._mCD19.CAR_ET.1.2_rep2_1392..1393..1394..1395..1396..1397..1398..1399","In.vitro_Pool.C..17.24._mCD19.CAR_ET.1.2_rep3_1392..1393..1394..1395..1396..1397..1398..1399")

# set up color using RColorBrewer
#library(RColorBrewer)
#colors <- brewer.pal(length(targetgenelist), "Set1")

colors=c( "#E41A1C", "#377EB8", "#4DAF4A", "#984EA3", "#FF7F00",  "#A65628", "#F781BF",
          "#999999", "#66C2A5", "#FC8D62", "#8DA0CB", "#E78AC3", "#A6D854", "#FFD92F", "#E5C494", "#B3B3B3", 
          "#8DD3C7", "#FFFFB3", "#BEBADA", "#FB8072", "#80B1D3", "#FDB462", "#B3DE69", "#FCCDE5",
          "#D9D9D9", "#BC80BD", "#CCEBC5", "#FFED6F")


## code

targetmatvec=unlist(targetmat)+1
yrange=range(targetmatvec[targetmatvec>0]);
# yrange[1]=1; # set the minimum value to 1
for(i in 1:length(targetmat)){
  vali=targetmat[[i]]+1;
  if(i==1){
    plot(1:length(vali),vali,type='b',las=1,pch=20,main=paste('sgRNAs in',targetgene),ylab='Read counts',xlab='Samples',xlim=c(0.7,length(vali)+0.3),ylim = yrange,col=colors[(i %% length(colors))],xaxt='n',log='y')
    axis(1,at=1:length(vali),labels=(collabel),las=2)
    # lines(0:100,rep(1,101),col='black');
  }else{
    lines(1:length(vali),vali,type='b',pch=20,col=colors[(i %% length(colors))])
  }
}




# parameters
# Do not modify the variables beginning with "__"
targetmat=list(c(721.5590111459866,810.1312546488157,848.0891771934872,1435.672681171396,1777.6455301315275,2042.0543089996868),c(610.0136567659307,627.9775191315043,661.6823856997222,1034.7678569952327,1037.1087741119113,1025.816212447779),c(359.9080574918991,326.0652503182811,407.3790807479633,821.3131262852214,461.8305221497486,703.0337067569278),c(711.9730822539506,697.4173409585457,827.1029821246527,1804.0717087927355,2175.1592290805374,1654.1406152169134))
targetgene="Hexim1"
collabel=c("In.vitro_Pool.C..17.24._hEGFRv3.CAR_ET.1.2_rep1_1392..1393..1394..1395..1396..1397..1398..1399","In.vitro_Pool.C..17.24._hEGFRv3.CAR_ET.1.2_rep2_1392..1393..1394..1395..1396..1397..1398..1399","In.vitro_Pool.C..17.24._hEGFRv3.CAR_ET.1.2_rep3_1392..1393..1394..1395..1396..1397..1398..1399","In.vitro_Pool.C..17.24._mCD19.CAR_ET.1.2_rep1_1392..1393..1394..1395..1396..1397..1398..1399","In.vitro_Pool.C..17.24._mCD19.CAR_ET.1.2_rep2_1392..1393..1394..1395..1396..1397..1398..1399","In.vitro_Pool.C..17.24._mCD19.CAR_ET.1.2_rep3_1392..1393..1394..1395..1396..1397..1398..1399")

# set up color using RColorBrewer
#library(RColorBrewer)
#colors <- brewer.pal(length(targetgenelist), "Set1")

colors=c( "#E41A1C", "#377EB8", "#4DAF4A", "#984EA3", "#FF7F00",  "#A65628", "#F781BF",
          "#999999", "#66C2A5", "#FC8D62", "#8DA0CB", "#E78AC3", "#A6D854", "#FFD92F", "#E5C494", "#B3B3B3", 
          "#8DD3C7", "#FFFFB3", "#BEBADA", "#FB8072", "#80B1D3", "#FDB462", "#B3DE69", "#FCCDE5",
          "#D9D9D9", "#BC80BD", "#CCEBC5", "#FFED6F")


## code

targetmatvec=unlist(targetmat)+1
yrange=range(targetmatvec[targetmatvec>0]);
# yrange[1]=1; # set the minimum value to 1
for(i in 1:length(targetmat)){
  vali=targetmat[[i]]+1;
  if(i==1){
    plot(1:length(vali),vali,type='b',las=1,pch=20,main=paste('sgRNAs in',targetgene),ylab='Read counts',xlab='Samples',xlim=c(0.7,length(vali)+0.3),ylim = yrange,col=colors[(i %% length(colors))],xaxt='n',log='y')
    axis(1,at=1:length(vali),labels=(collabel),las=2)
    # lines(0:100,rep(1,101),col='black');
  }else{
    lines(1:length(vali),vali,type='b',pch=20,col=colors[(i %% length(colors))])
  }
}




# parameters
# Do not modify the variables beginning with "__"
targetmat=list(c(521.9974005754178,485.07237855991195,444.4135426341418,1100.8629766567083,784.3079273645634,1203.0113565213915),c(480.1678926828969,561.5568199925951,427.13079375392516,913.4128831905563,1028.1758820006976,815.0976627386179),c(511.5400236022876,601.8117891676916,561.6893386070403,982.7585825075142,1083.5598130902226,990.3771836330563),c(428.75245589833986,376.38396178715163,449.35147088563224,760.6356393828831,827.1858094983892,618.7462868732634))
targetgene="Rcor2"
collabel=c("In.vitro_Pool.C..17.24._hEGFRv3.CAR_ET.1.2_rep1_1392..1393..1394..1395..1396..1397..1398..1399","In.vitro_Pool.C..17.24._hEGFRv3.CAR_ET.1.2_rep2_1392..1393..1394..1395..1396..1397..1398..1399","In.vitro_Pool.C..17.24._hEGFRv3.CAR_ET.1.2_rep3_1392..1393..1394..1395..1396..1397..1398..1399","In.vitro_Pool.C..17.24._mCD19.CAR_ET.1.2_rep1_1392..1393..1394..1395..1396..1397..1398..1399","In.vitro_Pool.C..17.24._mCD19.CAR_ET.1.2_rep2_1392..1393..1394..1395..1396..1397..1398..1399","In.vitro_Pool.C..17.24._mCD19.CAR_ET.1.2_rep3_1392..1393..1394..1395..1396..1397..1398..1399")

# set up color using RColorBrewer
#library(RColorBrewer)
#colors <- brewer.pal(length(targetgenelist), "Set1")

colors=c( "#E41A1C", "#377EB8", "#4DAF4A", "#984EA3", "#FF7F00",  "#A65628", "#F781BF",
          "#999999", "#66C2A5", "#FC8D62", "#8DA0CB", "#E78AC3", "#A6D854", "#FFD92F", "#E5C494", "#B3B3B3", 
          "#8DD3C7", "#FFFFB3", "#BEBADA", "#FB8072", "#80B1D3", "#FDB462", "#B3DE69", "#FCCDE5",
          "#D9D9D9", "#BC80BD", "#CCEBC5", "#FFED6F")


## code

targetmatvec=unlist(targetmat)+1
yrange=range(targetmatvec[targetmatvec>0]);
# yrange[1]=1; # set the minimum value to 1
for(i in 1:length(targetmat)){
  vali=targetmat[[i]]+1;
  if(i==1){
    plot(1:length(vali),vali,type='b',las=1,pch=20,main=paste('sgRNAs in',targetgene),ylab='Read counts',xlab='Samples',xlim=c(0.7,length(vali)+0.3),ylim = yrange,col=colors[(i %% length(colors))],xaxt='n',log='y')
    axis(1,at=1:length(vali),labels=(collabel),las=2)
    # lines(0:100,rep(1,101),col='black');
  }else{
    lines(1:length(vali),vali,type='b',pch=20,col=colors[(i %% length(colors))])
  }
}




# parameters
# Do not modify the variables beginning with "__"
targetmat=list(c(498.4683023858748,524.320973505631,481.4480045203203,2315.496241255301,1460.527860183441,2784.3582909296856),c(819.1611962285355,868.5009599527054,807.3512691186909,2196.3083205542794,2719.172358653452,3361.918679450704),c(720.6875630648924,717.5448255460939,804.8823049929457,1466.0114246225653,1168.4222881467529,1487.4813986287586),c(270.1489051391979,226.4342016099174,207.3929865625995,235.12526174656074,282.2793907143531,171.44827453609003))
targetgene="Fam234b"
collabel=c("In.vitro_Pool.C..17.24._hEGFRv3.CAR_ET.1.2_rep1_1392..1393..1394..1395..1396..1397..1398..1399","In.vitro_Pool.C..17.24._hEGFRv3.CAR_ET.1.2_rep2_1392..1393..1394..1395..1396..1397..1398..1399","In.vitro_Pool.C..17.24._hEGFRv3.CAR_ET.1.2_rep3_1392..1393..1394..1395..1396..1397..1398..1399","In.vitro_Pool.C..17.24._mCD19.CAR_ET.1.2_rep1_1392..1393..1394..1395..1396..1397..1398..1399","In.vitro_Pool.C..17.24._mCD19.CAR_ET.1.2_rep2_1392..1393..1394..1395..1396..1397..1398..1399","In.vitro_Pool.C..17.24._mCD19.CAR_ET.1.2_rep3_1392..1393..1394..1395..1396..1397..1398..1399")

# set up color using RColorBrewer
#library(RColorBrewer)
#colors <- brewer.pal(length(targetgenelist), "Set1")

colors=c( "#E41A1C", "#377EB8", "#4DAF4A", "#984EA3", "#FF7F00",  "#A65628", "#F781BF",
          "#999999", "#66C2A5", "#FC8D62", "#8DA0CB", "#E78AC3", "#A6D854", "#FFD92F", "#E5C494", "#B3B3B3", 
          "#8DD3C7", "#FFFFB3", "#BEBADA", "#FB8072", "#80B1D3", "#FDB462", "#B3DE69", "#FCCDE5",
          "#D9D9D9", "#BC80BD", "#CCEBC5", "#FFED6F")


## code

targetmatvec=unlist(targetmat)+1
yrange=range(targetmatvec[targetmatvec>0]);
# yrange[1]=1; # set the minimum value to 1
for(i in 1:length(targetmat)){
  vali=targetmat[[i]]+1;
  if(i==1){
    plot(1:length(vali),vali,type='b',las=1,pch=20,main=paste('sgRNAs in',targetgene),ylab='Read counts',xlab='Samples',xlim=c(0.7,length(vali)+0.3),ylim = yrange,col=colors[(i %% length(colors))],xaxt='n',log='y')
    axis(1,at=1:length(vali),labels=(collabel),las=2)
    # lines(0:100,rep(1,101),col='black');
  }else{
    lines(1:length(vali),vali,type='b',pch=20,col=colors[(i %% length(colors))])
  }
}




# parameters
# Do not modify the variables beginning with "__"
targetmat=list(c(500.2111985480632,437.77278977917365,540.7031435382058,1112.7817687268105,1155.0229499799323,959.7272127662693),c(269.27745705810366,301.9122688132232,292.57224890081,796.3920155931896,788.7743734201703,1159.9098349899723),c(461.867482979919,508.21898583559243,409.84804487370855,406.3224569353008,457.36407609414175,365.88402722227033),c(328.5359265725084,421.6708021091351,391.3308139306193,1073.7748128610217,1213.0867487028213,933.8662998474177))
targetgene="Grk3"
collabel=c("In.vitro_Pool.C..17.24._hEGFRv3.CAR_ET.1.2_rep1_1392..1393..1394..1395..1396..1397..1398..1399","In.vitro_Pool.C..17.24._hEGFRv3.CAR_ET.1.2_rep2_1392..1393..1394..1395..1396..1397..1398..1399","In.vitro_Pool.C..17.24._hEGFRv3.CAR_ET.1.2_rep3_1392..1393..1394..1395..1396..1397..1398..1399","In.vitro_Pool.C..17.24._mCD19.CAR_ET.1.2_rep1_1392..1393..1394..1395..1396..1397..1398..1399","In.vitro_Pool.C..17.24._mCD19.CAR_ET.1.2_rep2_1392..1393..1394..1395..1396..1397..1398..1399","In.vitro_Pool.C..17.24._mCD19.CAR_ET.1.2_rep3_1392..1393..1394..1395..1396..1397..1398..1399")

# set up color using RColorBrewer
#library(RColorBrewer)
#colors <- brewer.pal(length(targetgenelist), "Set1")

colors=c( "#E41A1C", "#377EB8", "#4DAF4A", "#984EA3", "#FF7F00",  "#A65628", "#F781BF",
          "#999999", "#66C2A5", "#FC8D62", "#8DA0CB", "#E78AC3", "#A6D854", "#FFD92F", "#E5C494", "#B3B3B3", 
          "#8DD3C7", "#FFFFB3", "#BEBADA", "#FB8072", "#80B1D3", "#FDB462", "#B3DE69", "#FCCDE5",
          "#D9D9D9", "#BC80BD", "#CCEBC5", "#FFED6F")


## code

targetmatvec=unlist(targetmat)+1
yrange=range(targetmatvec[targetmatvec>0]);
# yrange[1]=1; # set the minimum value to 1
for(i in 1:length(targetmat)){
  vali=targetmat[[i]]+1;
  if(i==1){
    plot(1:length(vali),vali,type='b',las=1,pch=20,main=paste('sgRNAs in',targetgene),ylab='Read counts',xlab='Samples',xlim=c(0.7,length(vali)+0.3),ylim = yrange,col=colors[(i %% length(colors))],xaxt='n',log='y')
    axis(1,at=1:length(vali),labels=(collabel),las=2)
    # lines(0:100,rep(1,101),col='black');
  }else{
    lines(1:length(vali),vali,type='b',pch=20,col=colors[(i %% length(colors))])
  }
}



dev.off()
Sweave("invitro.poolC_mCD19.CAR_ET.1.2_v_hEGFRv3.CAR_ET.1.2_summary.Rnw");
library(tools);

texi2dvi("invitro.poolC_mCD19.CAR_ET.1.2_v_hEGFRv3.CAR_ET.1.2_summary.tex",pdf=TRUE);
